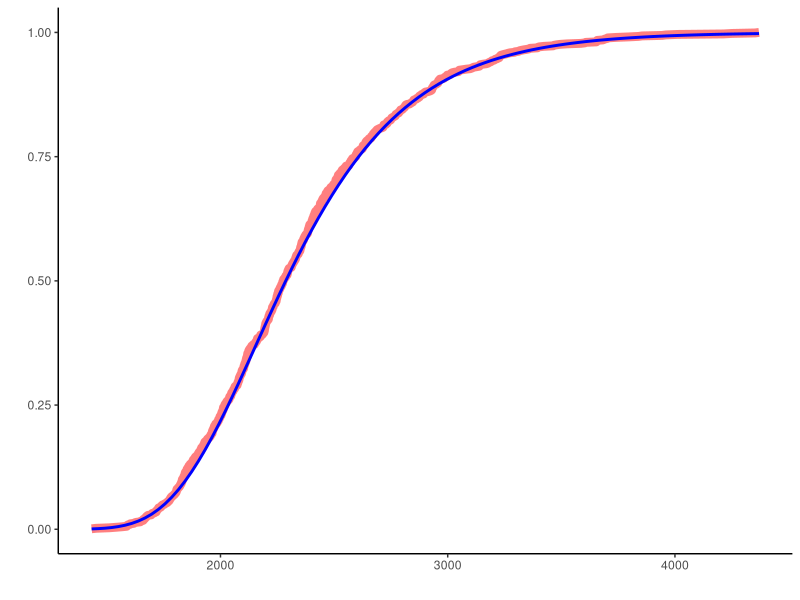

R code for this plot:
# R. Teal Witter
# Math 710 Spring 2019
# Cover Time of Birthdays
library(tidyverse)
library(ggplot2)

trials <- 1000         # Number of trials
n <- 365               # Number of 'vertices' to cover
cover_times <- c()
for (i in 1:trials) {
  x <- 0
  birthdays <- 1:n # Unvisited birthdays
  # Count number of people until every birthday is covered
  while (length(birthdays) > 0) {
    birthday <- sample(1:n, 1, replace=TRUE)      # Uniform birthdays
    birthdays <- birthdays[birthdays != birthday] # Remove birthday
    x <- x+1                                      # Count steps
  }
  cover_times[i] <- x
}

cover_times2 <- data.frame(cover_times)

cover_times3 <- cover_times2%>% # Append percentiles
  mutate(percentile=ecdf(cover_times)(cover_times))

cdf <- function(r) { # Analytical result of cover time CDF
  x <- (r - n * log(n)) / n
  return (exp(-exp(-x)))
}

cdf(2190) # Probability all birthdays represented with 2190 people
cdf(1825) # Probability all birthdays represented with 1825 people

cover_times3 %>% # Graph of birthday cover times
  ggplot() + theme_classic()+
  geom_line(aes(x=cover_times3$cover_times, y=cover_times3$percentile),
            color="red", alpha=.5, size=3) +
  stat_function(fun = cdf, color="blue", alpha=1, size=1) +
  ylab("") + xlab("")
